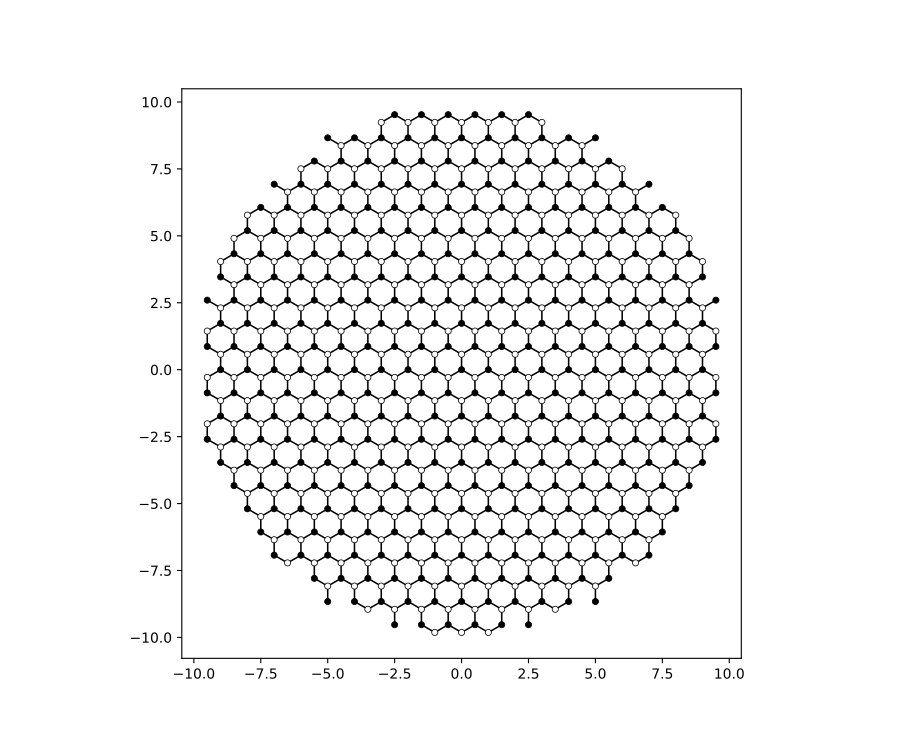

The Python source for this figure:

from __future__ import division  # so that 1/2 == 0.5, and not 0
from math import pi, sqrt, tanh

import kwant

# For computing eigenvalues
import scipy.sparse.linalg as sla

# For plotting
from matplotlib import pyplot


# Define the graphene lattice
sin_30, cos_30 = (1 / 2, sqrt(3) / 2)
# graphene = kwant.lattice.general([(1, 0), (sin_30, cos_30)],
#                                 [(0, 0), (0, 1 / sqrt(3))])

graphene = kwant.lattice.honeycomb()

a, b = graphene.sublattices


def make_system(r=10, w=2.0, pot=0.1):

    #### Define the scattering region. ####
    # circular scattering region
    def circle(pos):
        x, y = pos
        return x ** 2 + y ** 2 < r ** 2

    sys = kwant.Builder()

    # w: width and pot: potential maximum of the p-n junction
    def potential(site):
        (x, y) = site.pos
        d = y * cos_30 + x * sin_30
        return pot * tanh(d / w)

    sys[graphene.shape(circle, (0, 0))] = potential

    # specify the hoppings of the graphene lattice in the
    # format expected by builder.HoppingKind
    hoppings = (((0, 0), a, b), ((0, 1), a, b), ((-1, 1), a, b))
    sys[[kwant.builder.HoppingKind(*hopping) for hopping in hoppings]] = -1

    # Modify the scattering region
    # del sys[a(0, 0)]
    # sys[a(-2, 1), b(2, 2)] = -1

    #### Define the leads. ####
    # left lead
    sym0 = kwant.TranslationalSymmetry(graphene.vec((-1, 0)))

    def lead0_shape(pos):
        x, y = pos
        return (-0.4 * r < y < 0.4 * r)

    lead0 = kwant.Builder(sym0)
    lead0[graphene.shape(lead0_shape, (0, 0))] = -pot
    lead0[[kwant.builder.HoppingKind(*hopping) for hopping in hoppings]] = -1

    # The second lead, going to the top right
    sym1 = kwant.TranslationalSymmetry(graphene.vec((0, 1)))

    def lead1_shape(pos):
        v = pos[1] * sin_30 - pos[0] * cos_30
        return (-0.4 * r < v < 0.4 * r)

    lead1 = kwant.Builder(sym1)
    lead1[graphene.shape(lead1_shape, (0, 0))] = pot
    lead1[[kwant.builder.HoppingKind(*hopping) for hopping in hoppings]] = -1

    return sys, [lead0, lead1]


def compute_evs(sys):
    # Compute some eigenvalues of the closed system
    sparse_mat = sys.hamiltonian_submatrix(sparse=True)

    evs = sla.eigs(sparse_mat, 2)[0]
    print(evs.real)


def plot_conductance(sys, energies):
    # Compute transmission as a function of energy
    data = []
    for energy in energies:
        smatrix = kwant.smatrix(sys, energy)
        data.append(smatrix.transmission(0, 1))

    pyplot.figure()
    pyplot.plot(energies, data)
    pyplot.xlabel("energy [t]")
    pyplot.ylabel("conductance [e^2/h]")
    pyplot.show()


def plot_bandstructure(flead, momenta):
    bands = kwant.physics.Bands(flead)
    energies = [bands(k) for k in momenta]

    pyplot.figure()
    pyplot.plot(momenta, energies)
    pyplot.xlabel("momentum [(lattice constant)^-1]")
    pyplot.ylabel("energy [t]")
    pyplot.show()


def main():
    pot = 0.1
    sys, leads = make_system(pot=pot)

    # To highlight the two sublattices of graphene, we plot one with
    # a filled, and the other one with an open circle:
    def family_colors(site):
        return 0 if site.family == a else 1

    # Plot the closed system without leads.
    kwant.plot(sys, site_color=family_colors, site_lw=0.1, colorbar=False)

    # Compute some eigenvalues.
    compute_evs(sys.finalized())

    # Attach the leads to the system.
    for lead in leads:
        sys.attach_lead(lead)

    # Then, plot the system with leads.
    kwant.plot(sys, site_color=family_colors, site_lw=0.1,
               lead_site_lw=0, colorbar=False)

    # Finalize the system.
    sys = sys.finalized()

    # Compute the band structure of lead 0.
    momenta = [-pi + 0.02 * pi * i for i in range(101)]
    plot_bandstructure(sys.leads[0], momenta)

    # Plot conductance.
    energies = [-2 * pot + 4. / 50. * pot * i for i in range(51)]
    plot_conductance(sys, energies)


# Call the main function if the script gets executed (as opposed to imported).
# See <http://docs.python.org/library/__main__.html>.
if __name__ == '__main__':
    main()
